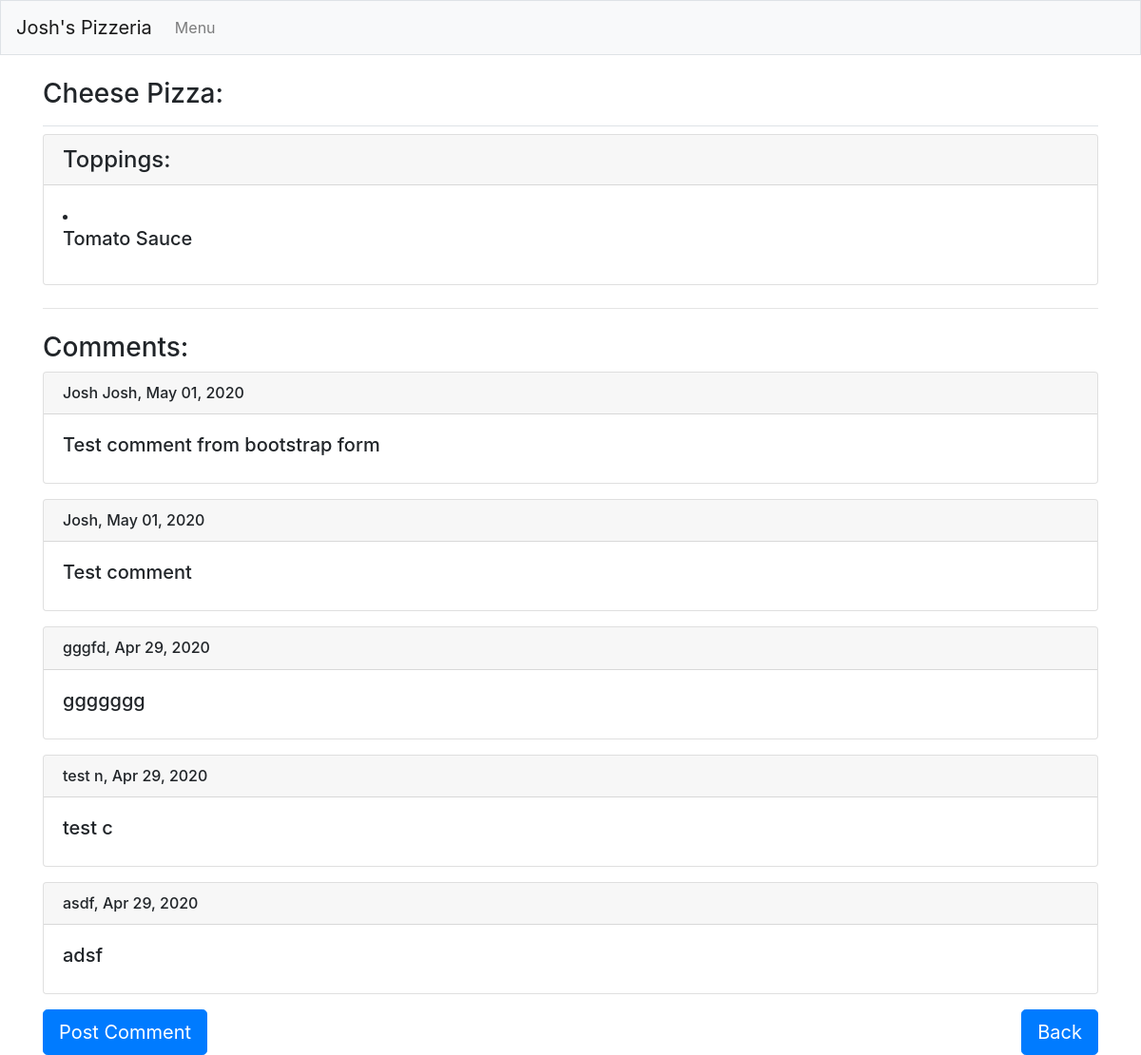
The app's page /pizzas/3/, older data.
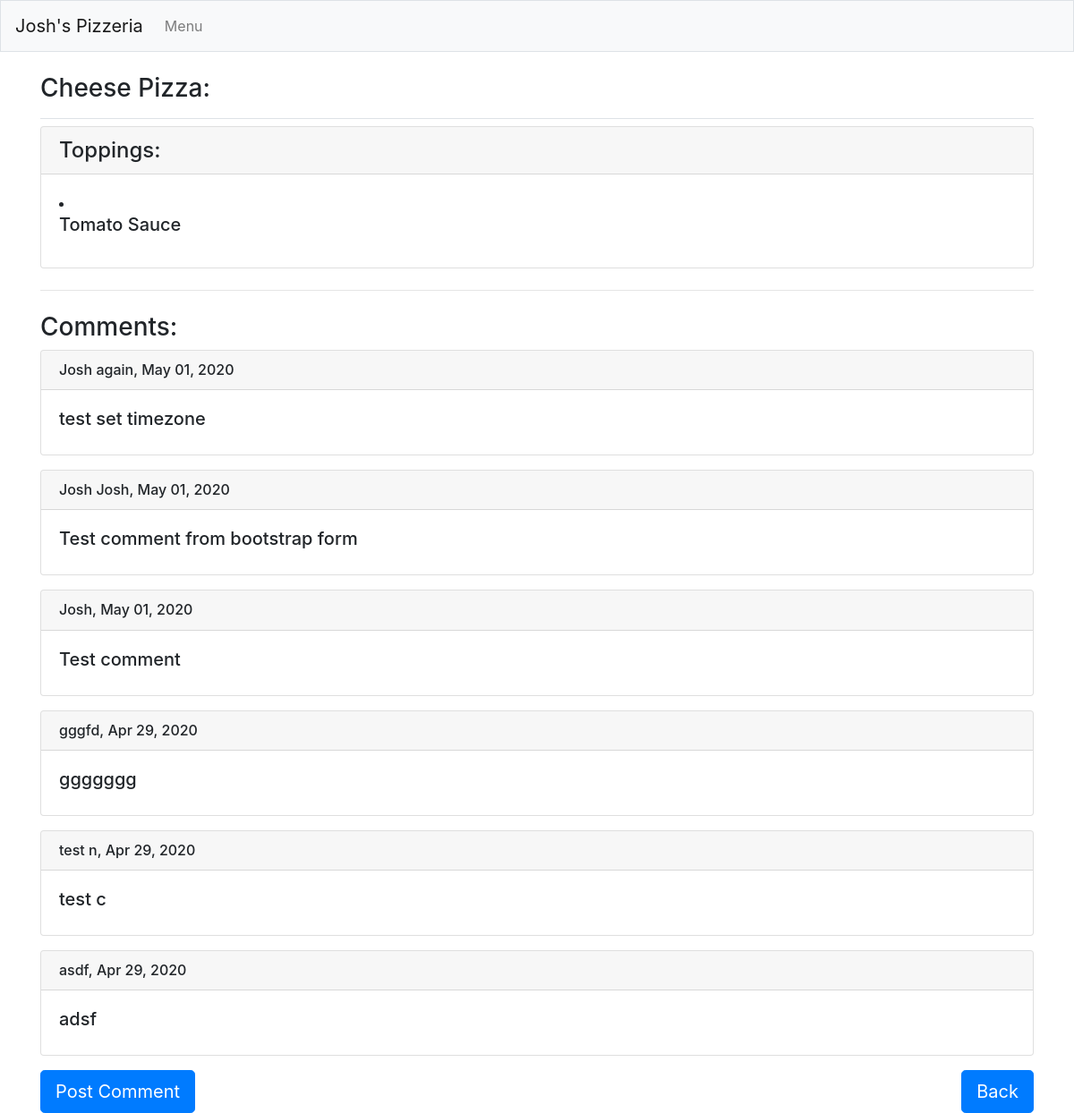
The same page, newer data.
### pizzeria_app/models.py (models this page shows, shortened)
class Topping(models.Model):
    pizza_fk = models.ForeignKey(Pizza, on_delete=models.CASCADE)
    topping_name = models.CharField(max_length=200)

class Comment(models.Model):
    pizza_fk = models.ForeignKey(Pizza, on_delete=models.CASCADE)
    comment_text = models.TextField()
    comment_author = models.CharField(max_length=200)
    date_added = models.DateTimeField(auto_now_add=True)

### pizzeria_app/views.py (the view)
# urls.py: path('pizzas/<int:pizza_id>/', views.pizza, name='pizza'),
def pizza(request, pizza_id):
    pizza = Pizza.objects.get(id=pizza_id)
    pizza_with_toppings = pizza.topping_set.order_by('topping_name')
    pizza_with_comments = pizza.comment_set.order_by('-date_added')
    context = {'pizza':pizza, 'pizza_with_toppings':pizza_with_toppings, 'pizza_with_comments':pizza_with_comments}
    return render(request, 'pizzeria_app/pizza.html', context)

### pizzeria_app/models.py (called while the page is built)
    def __str__(self):
        return self.pizza_name

### pizzeria_app/templates/pizzeria_app/pizza.html
{% extends "pizzeria_app/base.html" %}
{% block page_header %}
    <h3>{{ pizza }} Pizza:</h3>
{% endblock page_header %}
{% block content %}
<div class="card mb-3">
    <h4 class="card-header">Toppings:</h4>
    <div class="card-body">
        {% for topping in pizza_with_toppings %}
            <li><h5>{{ topping.topping_name|linebreaks }}</h5></li>
        {% empty %}
            <li><h5>{There are no toppings for this pizza yet</h5></li>
        {% endfor %}
    </div>
</div>
<hr class="my-4">
<h3>Comments:</h3>
{% for comment in pizza_with_comments %}
<div class="card mb-3">
    <h6 class="card-header">{{ comment.comment_author }},&nbsp;{{ comment.date_added|date:'M d, Y' }}</h6>
    <div class="card-body">
        <h5>{{ comment.comment_text }}</h5>
    </div>
</div>
{% empty %}
    <h6>There are no comments for this pizza yet</h6>
{% endfor %}
<div class="row">
    <div class="col-sm-3"><a class="btn btn-primary btn-lg enabled" role="button" href="{% url 'pizzeria_app:new_comment' pizza.id %}" role="button">Post Comment</a></div>
    <div class="col-sm-6"></div>
    <div class="col-sm-3"><a class="btn btn-primary btn-lg enabled float-right" role="button" href="{% url 'pizzeria_app:pizzas' %}" role="button">Back</a></div>
</div>
{% endblock content %}

Row changes from the older to the newer data that the page shows:
added Comment: comment_author "Josh again", date_added "May 01, 2020", comment_text "test set timezone"
